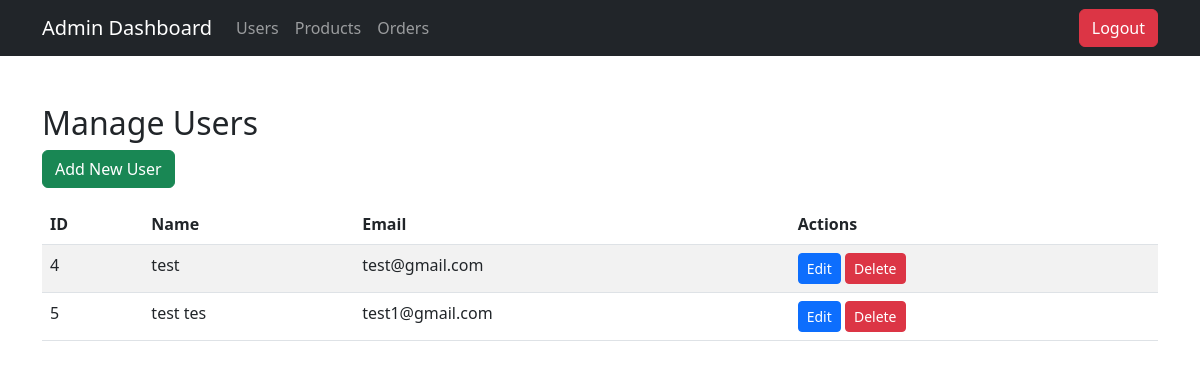
Page /public/index.php/admin/users (signed in) on the committed database.
### tables this page shows
CREATE TABLE `users` (
  `id` int(11) NOT NULL,
  `name` varchar(255) NOT NULL,
  `email` varchar(255) NOT NULL,
  `password` varchar(255) NOT NULL,
  `phone` varchar(20) DEFAULT NULL,
  `address` text DEFAULT NULL,
  `created_at` timestamp NOT NULL DEFAULT current_timestamp()
);

### controleur/AdminController.php (called while the page is built, shortened)
<?php
require_once '../modele/AdminModel.php';
class AdminController {
    private $model;
    public function __construct() {
        $this->model = new AdminModel();
    }
    public function manageUsers() {
        $users = $this->model->getUsers();
        include '../Vue/admin/users.php';
    }
}

### public/index.php (called while the page is built, shortened)
<?php
require_once '../config/db.php';
$frontController = new FrontController();
$frontController->handleRequest();

### config/db.php (called while the page is built)
<?php
class Database {
    private static $host = 'localhost';
    private static $dbname = 'ecommerce_z';
    private static $username = 'root';
    private static $password = '';
    public static function getConnection() {
        try {
            $pdo = new PDO("mysql:host=" . self::$host . ";dbname=" . self::$dbname, self::$username, self::$password);
            $pdo->setAttribute(PDO::ATTR_ERRMODE, PDO::ERRMODE_EXCEPTION);
            return $pdo;
        } catch (PDOException $e) {
            die("Erreur de connexion à la base de données : " . $e->getMessage());
        }
    }
}

### modele/AdminModel.php (called while the page is built, shortened)
<?php
class AdminModel {
    private $db;
    public function __construct() {
        $this->db = Database::getConnection();
    }
    public function getUsers() {
        $stmt = $this->db->query("SELECT * FROM users");
        return $stmt->fetchAll(PDO::FETCH_ASSOC);
    }
}

### Vue/admin/users.php (the view, shortened to what this page needs)
<!DOCTYPE html>
<html lang="en">
<head>
    <link href="https://cdn.jsdelivr.net/npm/bootstrap@5.3.0/dist/css/bootstrap.min.css" rel="stylesheet">
</head>
<body>
<?php
   include "C:/xampp/htdocs/zoulaine/Vue/admin/nav.php"
   ?>
    <div class="container mt-5">
    <h2>Manage Users</h2>
    <a href="/zoulaine/public/index.php/admin/users/add" class="btn btn-success mb-3">Add New User</a>
    <table class="table table-striped">
        <thead>
            <tr>
                <th>ID</th>
                <th>Name</th>
                <th>Email</th>
                <th>Actions</th>
            </tr>
        </thead>
        <tbody>
            <?php foreach ($users as $user): ?>
                <tr>
                    <td><?= htmlspecialchars($user['id']) ?></td>
                    <td><?= htmlspecialchars($user['name']) ?></td>
                    <td><?= htmlspecialchars($user['email']) ?></td>
                    <td>
                        <a href="/zoulaine/public/index.php/admin/users/edit?id=<?= $user['id'] ?>" class="btn btn-primary btn-sm">Edit</a>
                        <form method="POST" action="/zoulaine/public/index.php/admin/users/delete" style="display:inline;">
                            <button type="submit" class="btn btn-danger btn-sm">Delete</button>
                        </form>
                    </td>
                </tr>
            <?php endforeach; ?>
        </tbody>
    </table>
</div>
</body>
</html>

### rows in the picture
users: id "4", name "test", email "test@gmail.com"
users: id "5", name "test tes", email "test1@gmail.com"
